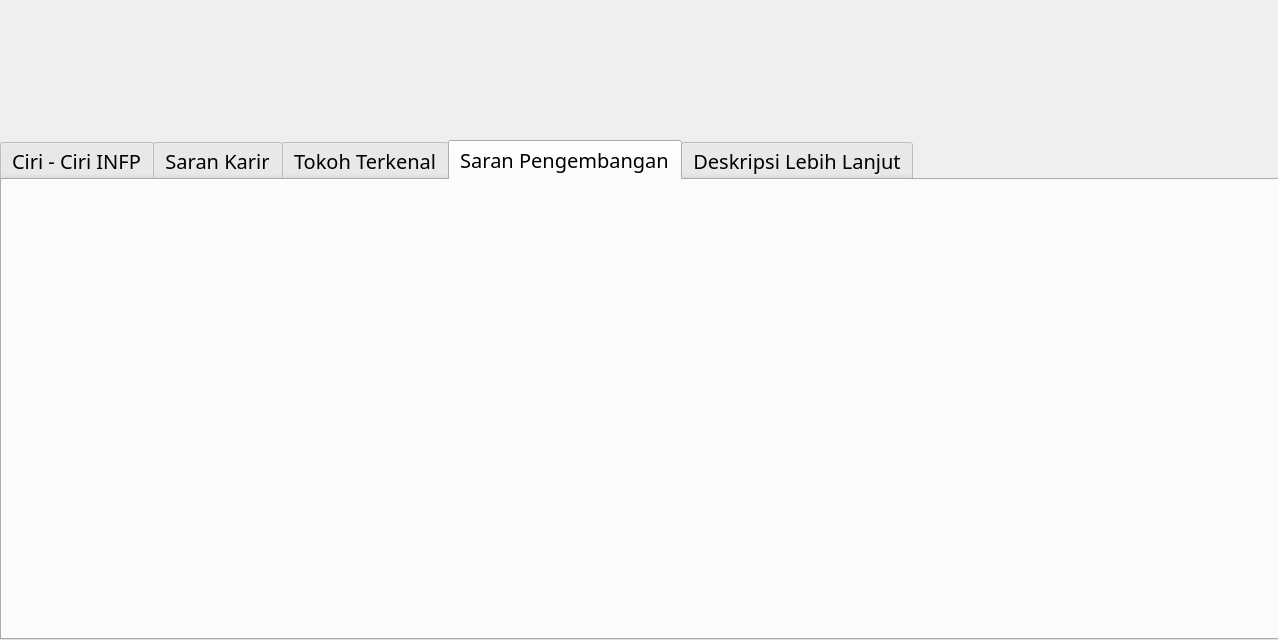
<?xml version="1.0" encoding="UTF-8"?>
<ui version="4.0">
 <class>Dialog</class>
 <widget class="QDialog" name="Dialog">
  <property name="geometry">
   <rect>
    <x>0</x>
    <y>0</y>
    <width>1278</width>
    <height>640</height>
   </rect>
  </property>
  <property name="minimumSize">
   <size>
    <width>1278</width>
    <height>640</height>
   </size>
  </property>
  <property name="maximumSize">
   <size>
    <width>1278</width>
    <height>640</height>
   </size>
  </property>
  <property name="windowTitle">
   <string>Kepribadian INTP</string>
  </property>
  <widget class="QTabWidget" name="tabWidget">
   <property name="geometry">
    <rect>
     <x>0</x>
     <y>140</y>
     <width>1281</width>
     <height>500</height>
    </rect>
   </property>
   <property name="font">
    <font>
     <family>NewsGoth Cn BT</family>
     <pointsize>15</pointsize>
     <weight>50</weight>
     <bold>false</bold>
    </font>
   </property>
   <property name="currentIndex">
    <number>3</number>
   </property>
   <property name="elideMode">
    <enum>Qt::ElideLeft</enum>
   </property>
   <widget class="QWidget" name="widget">
    <attribute name="title">
     <string>Ciri - Ciri INFP</string>
    </attribute>
    <widget class="QLabel" name="label_2">
     <property name="geometry">
      <rect>
       <x>-10</x>
       <y>0</y>
       <width>1291</width>
       <height>501</height>
      </rect>
     </property>
     <property name="text">
      <string/>
     </property>
     <property name="pixmap">
      <pixmap>Base Picture/ENTP/ciri.jpg</pixmap>
     </property>
    </widget>
   </widget>
   <widget class="QWidget" name="tab_2">
    <property name="layoutDirection">
     <enum>Qt::LeftToRight</enum>
    </property>
    <attribute name="title">
     <string>Saran Karir</string>
    </attribute>
    <widget class="QLabel" name="label_3">
     <property name="geometry">
      <rect>
       <x>-10</x>
       <y>-30</y>
       <width>1291</width>
       <height>581</height>
      </rect>
     </property>
     <property name="text">
      <string/>
     </property>
     <property name="pixmap">
      <pixmap>Base Picture/ENTP/kerja.jpg</pixmap>
     </property>
    </widget>
   </widget>
   <widget class="QWidget" name="tab">
    <attribute name="title">
     <string>Tokoh Terkenal</string>
    </attribute>
    <widget class="QLabel" name="label_4">
     <property name="geometry">
      <rect>
       <x>-10</x>
       <y>-20</y>
       <width>1291</width>
       <height>541</height>
      </rect>
     </property>
     <property name="text">
      <string/>
     </property>
     <property name="pixmap">
      <pixmap>Base Picture/ENTP/tokoh.jpg</pixmap>
     </property>
    </widget>
   </widget>
   <widget class="QWidget" name="tab_3">
    <attribute name="title">
     <string>Saran Pengembangan</string>
    </attribute>
    <widget class="QLabel" name="label_5">
     <property name="geometry">
      <rect>
       <x>-10</x>
       <y>-20</y>
       <width>1291</width>
       <height>541</height>
      </rect>
     </property>
     <property name="text">
      <string/>
     </property>
     <property name="pixmap">
      <pixmap>Base Picture/ENTP/pengembangan.jpg</pixmap>
     </property>
    </widget>
   </widget>
   <widget class="QWidget" name="tab_4">
    <attribute name="title">
     <string>Deskripsi Lebih Lanjut</string>
    </attribute>
    <widget class="QLabel" name="label_6">
     <property name="geometry">
      <rect>
       <x>-10</x>
       <y>-30</y>
       <width>1291</width>
       <height>541</height>
      </rect>
     </property>
     <property name="text">
      <string/>
     </property>
     <property name="pixmap">
      <pixmap>Base Picture/ENTP/depkrip.jpg</pixmap>
     </property>
    </widget>
   </widget>
  </widget>
  <widget class="QLabel" name="label">
   <property name="geometry">
    <rect>
     <x>-10</x>
     <y>-30</y>
     <width>1291</width>
     <height>640</height>
    </rect>
   </property>
   <property name="text">
    <string/>
   </property>
   <property name="pixmap">
    <pixmap>Base Picture/ENTP/base.jpg</pixmap>
   </property>
  </widget>
  <zorder>label</zorder>
  <zorder>tabWidget</zorder>
 </widget>
 <resources/>
 <connections/>
</ui>
